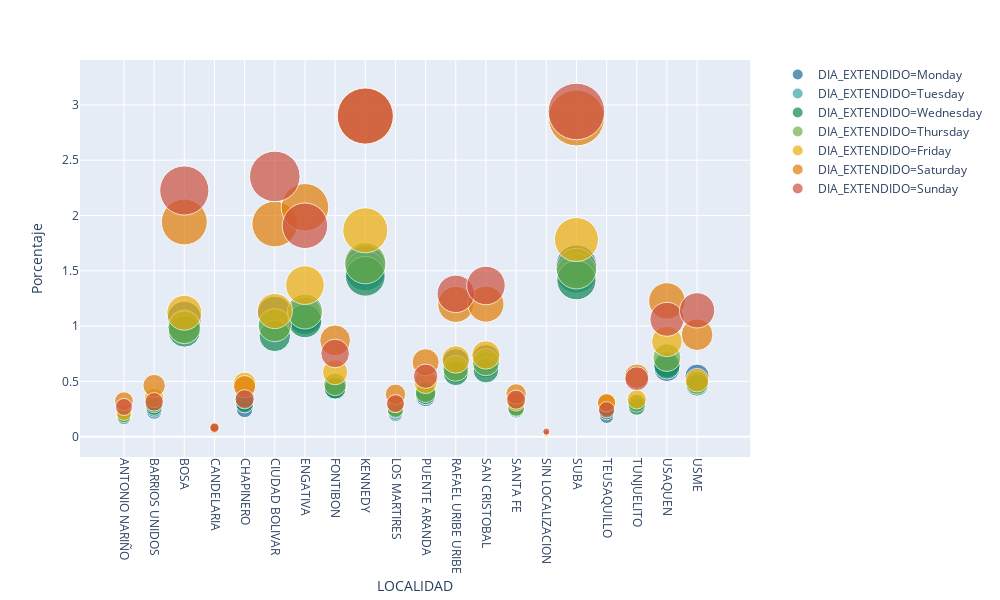

Notebook code for this chart:
### Markdown cell above
### Conjunta

### Code cell
subdata = pd.DataFrame(data.groupby(['LOCALIDAD','DIA_EXTENDIDO']).size()).reset_index().rename(columns={0:"Cantidad"})
subdata['Porcentaje']=subdata['Cantidad']/subdata['Cantidad'].sum()*100

fig = px.scatter(subdata, x="LOCALIDAD", y="Porcentaje", size="Porcentaje", color="DIA_EXTENDIDO",
                 width=1000, height=600, color_discrete_sequence = px.colors.qualitative.Prism[1:],
                 category_orders={"DIA_EXTENDIDO": ["Monday", "Tuesday", "Wednesday", "Thursday","Friday","Saturday","Sunday"]},
                 hover_name="DIA_EXTENDIDO", size_max=40,labels={"DIA_EXTENDIDO":"DIA_EXTENDIDO"})
fig.update_layout(title_text="",legend_orientation='v')
fig.update_xaxes(tickangle=90)
fig.write_image("figuras_nuse/nuse_localidad_día_extendido_conjunta.png")
fig.show()

### Figure 1 — Plotly figure (JSON) as saved in the notebook; plotly's stock layout.template omitted (floating-point values rounded to 4 significant figures)
{"data": [{"hoverlabel": {"namelength": 0}, "hovertemplate": "<b>%{hovertext}</b><br><br>DIA_EXTENDIDO=Monday<br>LOCALIDAD=%{x}<br>Porcentaje=%{marker.size}", "hovertext": ["Monday", "Monday", "Monday", "Monday", "Monday", "Monday", "Monday", "Monday", "Monday", "Monday", "Monday", "Monday", "Monday", "Monday", "Monday", "Monday", "Monday", "Monday", "Monday", "Monday"], "legendgroup": "DIA_EXTENDIDO=Monday", "marker": {"color": "rgb(29, 105, 150)", "size": [0.1671, 0.2288, 1.07, 0.05248, 0.2454, 1.112, 1.101, 0.4343, 1.545, 0.203, 0.3608, 0.6739, 0.7076, 0.2401, 0.03289, 1.548, 0.1828, 0.2945, 0.6153, 0.5461], "sizemode": "area", "sizeref": 0.001838, "symbol": "circle"}, "mode": "markers", "name": "DIA_EXTENDIDO=Monday", "showlegend": true, "type": "scatter", "x": ["ANTONIO NARIÑO", "BARRIOS UNIDOS", "BOSA", "CANDELARIA", "CHAPINERO", "CIUDAD BOLIVAR", "ENGATIVA", "FONTIBON", "KENNEDY", "LOS MARTIRES", "PUENTE ARANDA", "RAFAEL URIBE URIBE", "SAN CRISTOBAL", "SANTA FE", "SIN LOCALIZACION", "SUBA", "TEUSAQUILLO", "TUNJUELITO", "USAQUEN", "USME"], "xaxis": "x", "y": [0.1671, 0.2288, 1.07, 0.05248, 0.2454, 1.112, 1.101, 0.4343, 1.545, 0.203, 0.3608, 0.6739, 0.7076, 0.2401, 0.03289, 1.548, 0.1828, 0.2945, 0.6153, 0.5461], "yaxis": "y"}, {"hoverlabel": {"namelength": 0}, "hovertemplate": "<b>%{hovertext}</b><br><br>DIA_EXTENDIDO=Tuesday<br>LOCALIDAD=%{x}<br>Porcentaje=%{marker.size}", "hovertext": ["Tuesday", "Tuesday", "Tuesday", "Tuesday", "Tuesday", "Tuesday", "Tuesday", "Tuesday", "Tuesday", "Tuesday", "Tuesday", "Tuesday", "Tuesday", "Tuesday", "Tuesday", "Tuesday", "Tuesday", "Tuesday", "Tuesday", "Tuesday"], "legendgroup": "DIA_EXTENDIDO=Tuesday", "marker": {"color": "rgb(56, 166, 165)", "size": [0.1884, 0.2512, 0.9968, 0.05535, 0.3044, 0.9996, 1.077, 0.4313, 1.501, 0.2188, 0.3847, 0.5973, 0.6505, 0.2405, 0.02245, 1.478, 0.2363, 0.2872, 0.6546, 0.4966], "sizemode": "area", "sizeref": 0.001838, "symbol": "circle"}, "mode": "markers", "name": "DIA_EXTENDIDO=Tuesday", "showlegend": true, "type": "scatter", "x": ["ANTONIO NARIÑO", "BARRIOS UNIDOS", "BOSA", "CANDELARIA", "CHAPINERO", "CIUDAD BOLIVAR", "ENGATIVA", "FONTIBON", "KENNEDY", "LOS MARTIRES", "PUENTE ARANDA", "RAFAEL URIBE URIBE", "SAN CRISTOBAL", "SANTA FE", "SIN LOCALIZACION", "SUBA", "TEUSAQUILLO", "TUNJUELITO", "USAQUEN", "USME"], "xaxis": "x", "y": [0.1884, 0.2512, 0.9968, 0.05535, 0.3044, 0.9996, 1.077, 0.4313, 1.501, 0.2188, 0.3847, 0.5973, 0.6505, 0.2405, 0.02245, 1.478, 0.2363, 0.2872, 0.6546, 0.4966], "yaxis": "y"}, {"hoverlabel": {"namelength": 0}, "hovertemplate": "<b>%{hovertext}</b><br><br>DIA_EXTENDIDO=Wednesday<br>LOCALIDAD=%{x}<br>Porcentaje=%{marker.size}", "hovertext": ["Wednesday", "Wednesday", "Wednesday", "Wednesday", "Wednesday", "Wednesday", "Wednesday", "Wednesday", "Wednesday", "Wednesday", "Wednesday", "Wednesday", "Wednesday", "Wednesday", "Wednesday", "Wednesday", "Wednesday", "Wednesday", "Wednesday", "Wednesday"], "legendgroup": "DIA_EXTENDIDO=Wednesday", "marker": {"color": "rgb(15, 133, 84)", "size": [0.1745, 0.2708, 0.955, 0.06388, 0.2956, 0.9107, 1.047, 0.4399, 1.45, 0.2395, 0.3811, 0.5742, 0.6013, 0.2533, 0.03283, 1.415, 0.2223, 0.2707, 0.6405, 0.468], "sizemode": "area", "sizeref": 0.001838, "symbol": "circle"}, "mode": "markers", "name": "DIA_EXTENDIDO=Wednesday", "showlegend": true, "type": "scatter", "x": ["ANTONIO NARIÑO", "BARRIOS UNIDOS", "BOSA", "CANDELARIA", "CHAPINERO", "CIUDAD BOLIVAR", "ENGATIVA", "FONTIBON", "KENNEDY", "LOS MARTIRES", "PUENTE ARANDA", "RAFAEL URIBE URIBE", "SAN CRISTOBAL", "SANTA FE", "SIN LOCALIZACION", "SUBA", "TEUSAQUILLO", "TUNJUELITO", "USAQUEN", "USME"], "xaxis": "x", "y": [0.1745, 0.2708, 0.955, 0.06388, 0.2956, 0.9107, 1.047, 0.4399, 1.45, 0.2395, 0.3811, 0.5742, 0.6013, 0.2533, 0.03283, 1.415, 0.2223, 0.2707, 0.6405, 0.468], "yaxis": "y"}, {"hoverlabel": {"namelength": 0}, "hovertemplate": "<b>%{hovertext}</b><br><br>DIA_EXTENDIDO=Thursday<br>LOCALIDAD=%{x}<br>Porcentaje=%{marker.size}", "hovertext": ["Thursday", "Thursday", "Thursday", "Thursday", "Thursday", "Thursday", "Thursday", "Thursday", "Thursday", "Thursday", "Thursday", "Thursday", "Thursday", "Thursday", "Thursday", "Thursday", "Thursday", "Thursday", "Thursday", "Thursday"], "legendgroup": "DIA_EXTENDIDO=Thursday", "marker": {"color": "rgb(115, 175, 72)", "size": [0.1916, 0.2969, 0.9875, 0.06811, 0.347, 1.009, 1.132, 0.4732, 1.568, 0.2481, 0.4026, 0.6176, 0.673, 0.2617, 0.02477, 1.52, 0.254, 0.3035, 0.7152, 0.4862], "sizemode": "area", "sizeref": 0.001838, "symbol": "circle"}, "mode": "markers", "name": "DIA_EXTENDIDO=Thursday", "showlegend": true, "type": "scatter", "x": ["ANTONIO NARIÑO", "BARRIOS UNIDOS", "BOSA", "CANDELARIA", "CHAPINERO", "CIUDAD BOLIVAR", "ENGATIVA", "FONTIBON", "KENNEDY", "LOS MARTIRES", "PUENTE ARANDA", "RAFAEL URIBE URIBE", "SAN CRISTOBAL", "SANTA FE", "SIN LOCALIZACION", "SUBA", "TEUSAQUILLO", "TUNJUELITO", "USAQUEN", "USME"], "xaxis": "x", "y": [0.1916, 0.2969, 0.9875, 0.06811, 0.347, 1.009, 1.132, 0.4732, 1.568, 0.2481, 0.4026, 0.6176, 0.673, 0.2617, 0.02477, 1.52, 0.254, 0.3035, 0.7152, 0.4862], "yaxis": "y"}, {"hoverlabel": {"namelength": 0}, "hovertemplate": "<b>%{hovertext}</b><br><br>DIA_EXTENDIDO=Friday<br>LOCALIDAD=%{x}<br>Porcentaje=%{marker.size}", "hovertext": ["Friday", "Friday", "Friday", "Friday", "Friday", "Friday", "Friday", "Friday", "Friday", "Friday", "Friday", "Friday", "Friday", "Friday", "Friday", "Friday", "Friday", "Friday", "Friday", "Friday"], "legendgroup": "DIA_EXTENDIDO=Friday", "marker": {"color": "rgb(237, 173, 8)", "size": [0.2157, 0.3496, 1.12, 0.06968, 0.4799, 1.136, 1.37, 0.5828, 1.866, 0.3019, 0.4946, 0.6978, 0.739, 0.315, 0.02436, 1.783, 0.3018, 0.3367, 0.8613, 0.5107], "sizemode": "area", "sizeref": 0.001838, "symbol": "circle"}, "mode": "markers", "name": "DIA_EXTENDIDO=Friday", "showlegend": true, "type": "scatter", "x": ["ANTONIO NARIÑO", "BARRIOS UNIDOS", "BOSA", "CANDELARIA", "CHAPINERO", "CIUDAD BOLIVAR", "ENGATIVA", "FONTIBON", "KENNEDY", "LOS MARTIRES", "PUENTE ARANDA", "RAFAEL URIBE URIBE", "SAN CRISTOBAL", "SANTA FE", "SIN LOCALIZACION", "SUBA", "TEUSAQUILLO", "TUNJUELITO", "USAQUEN", "USME"], "xaxis": "x", "y": [0.2157, 0.3496, 1.12, 0.06968, 0.4799, 1.136, 1.37, 0.5828, 1.866, 0.3019, 0.4946, 0.6978, 0.739, 0.315, 0.02436, 1.783, 0.3018, 0.3367, 0.8613, 0.5107], "yaxis": "y"}, {"hoverlabel": {"namelength": 0}, "hovertemplate": "<b>%{hovertext}</b><br><br>DIA_EXTENDIDO=Saturday<br>LOCALIDAD=%{x}<br>Porcentaje=%{marker.size}", "hovertext": ["Saturday", "Saturday", "Saturday", "Saturday", "Saturday", "Saturday", "Saturday", "Saturday", "Saturday", "Saturday", "Saturday", "Saturday", "Saturday", "Saturday", "Saturday", "Saturday", "Saturday", "Saturday", "Saturday", "Saturday"], "legendgroup": "DIA_EXTENDIDO=Saturday", "marker": {"color": "rgb(225, 124, 5)", "size": [0.3212, 0.4617, 1.942, 0.08469, 0.4525, 1.923, 2.074, 0.8708, 2.902, 0.383, 0.6732, 1.196, 1.198, 0.3863, 0.03658, 2.882, 0.3074, 0.5462, 1.227, 0.9219], "sizemode": "area", "sizeref": 0.001838, "symbol": "circle"}, "mode": "markers", "name": "DIA_EXTENDIDO=Saturday", "showlegend": true, "type": "scatter", "x": ["ANTONIO NARIÑO", "BARRIOS UNIDOS", "BOSA", "CANDELARIA", "CHAPINERO", "CIUDAD BOLIVAR", "ENGATIVA", "FONTIBON", "KENNEDY", "LOS MARTIRES", "PUENTE ARANDA", "RAFAEL URIBE URIBE", "SAN CRISTOBAL", "SANTA FE", "SIN LOCALIZACION", "SUBA", "TEUSAQUILLO", "TUNJUELITO", "USAQUEN", "USME"], "xaxis": "x", "y": [0.3212, 0.4617, 1.942, 0.08469, 0.4525, 1.923, 2.074, 0.8708, 2.902, 0.383, 0.6732, 1.196, 1.198, 0.3863, 0.03658, 2.882, 0.3074, 0.5462, 1.227, 0.9219], "yaxis": "y"}, {"hoverlabel": {"namelength": 0}, "hovertemplate": "<b>%{hovertext}</b><br><br>DIA_EXTENDIDO=Sunday<br>LOCALIDAD=%{x}<br>Porcentaje=%{marker.size}", "hovertext": ["Sunday", "Sunday", "Sunday", "Sunday", "Sunday", "Sunday", "Sunday", "Sunday", "Sunday", "Sunday", "Sunday", "Sunday", "Sunday", "Sunday", "Sunday", "Sunday", "Sunday", "Sunday", "Sunday", "Sunday"], "legendgroup": "DIA_EXTENDIDO=Sunday", "marker": {"color": "rgb(204, 80, 62)", "size": [0.2684, 0.3146, 2.226, 0.08033, 0.3382, 2.353, 1.907, 0.7521, 2.899, 0.2978, 0.5465, 1.291, 1.367, 0.3343, 0.04641, 2.941, 0.2432, 0.524, 1.061, 1.142], "sizemode": "area", "sizeref": 0.001838, "symbol": "circle"}, "mode": "markers", "name": "DIA_EXTENDIDO=Sunday", "showlegend": true, "type": "scatter", "x": ["ANTONIO NARIÑO", "BARRIOS UNIDOS", "BOSA", "CANDELARIA", "CHAPINERO", "CIUDAD BOLIVAR", "ENGATIVA", "FONTIBON", "KENNEDY", "LOS MARTIRES", "PUENTE ARANDA", "RAFAEL URIBE URIBE", "SAN CRISTOBAL", "SANTA FE", "SIN LOCALIZACION", "SUBA", "TEUSAQUILLO", "TUNJUELITO", "USAQUEN", "USME"], "xaxis": "x", "y": [0.2684, 0.3146, 2.226, 0.08033, 0.3382, 2.353, 1.907, 0.7521, 2.899, 0.2978, 0.5465, 1.291, 1.367, 0.3343, 0.04641, 2.941, 0.2432, 0.524, 1.061, 1.142], "yaxis": "y"}], "layout": {"height": 600, "legend": {"itemsizing": "constant", "orientation": "v", "tracegroupgap": 0}, "margin": {"t": 60}, "title": {"text": ""}, "width": 1000, "xaxis": {"anchor": "y", "domain": [0, 0.98], "tickangle": 90, "title": {"text": "LOCALIDAD"}}, "yaxis": {"anchor": "x", "domain": [0, 1], "title": {"text": "Porcentaje"}}}}
